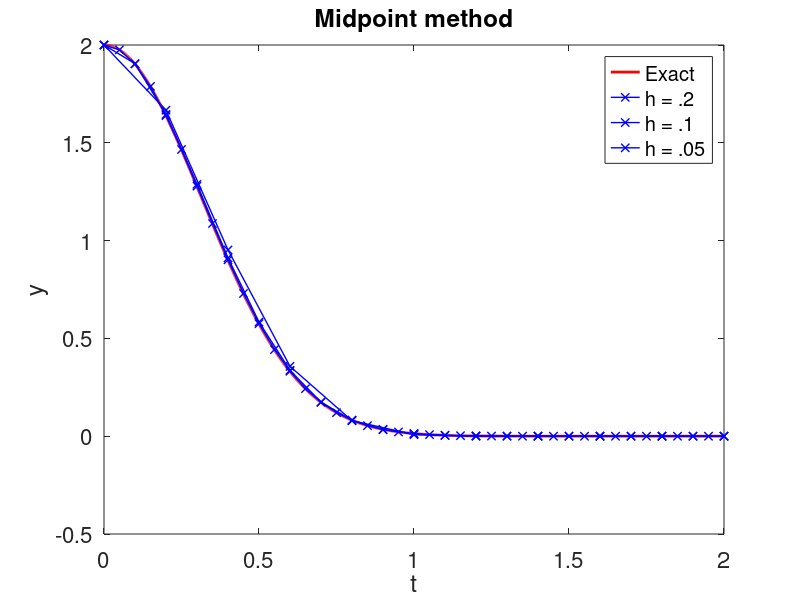

Recreate this plot in MATLAB.
% Same code as IVP_test, different example
% Stiff problem

% Setup: solve y' = f(t,y(t)), y(0) = y0, t <= T, with
f = @(t,y)(-10*t*y);
y0 = 2;
T = 2;                                       % 2 or 10

% Exact solution
yexact = @(t)y0*exp(-5*t.^2);
hfine = 1e-3;
tfine = 0:hfine:T;
yfine = yexact(tfine);
figure(1); clf;
plot(tfine,yfine,'r-','linewidth',2)
axis([0 T -.5 2]);
set(gca,'fontsize',16);

%% Numerical solution: Forward Euler (FE)

for h = [.2 .1 .05]
    t = 0:h:T;
    nsteps = length(t)-1;
    yFE = [y0; zeros(nsteps, 1)];    
    for n = 1:nsteps
        yFE(n+1) = yFE(n) + h*f(t(n),yFE(n));        
    end
    figure(1); hold on;
    plot(t,yFE,'b-x','linewidth',1);
axis([0 T -.5 2]);
end
xlabel('t'); ylabel('y'); title('Forward Euler')
legend('Exact','h = .2', 'h = .1', 'h = .05');

%% Numerical solution: Runge-Kutta 2 (RK)

figure(1); clf;
plot(tfine,yfine,'r-','linewidth',2)
set(gca,'fontsize',16);
for h = [.2 .1 .05]
    t = 0:h:T;
    nsteps = length(t)-1;
    yRK = [y0; zeros(nsteps, 1)];    
    for n = 1:nsteps
        yFE = yRK(n) + h*f(t(n),yRK(n));
        yRK(n+1) = yRK(n) + h/2*...
            ( f(t(n),yRK(n)) + f(t(n+1), yFE) );        
    end
    figure(1); hold on;
    plot(t,yRK,'b-x','linewidth',1);
    axis([0 T -.5 2]);
end
xlabel('t'); ylabel('y'); title('Runge-Kutta 2')
legend('Exact','h = .2', 'h = .1', 'h = .05');

%% Numerical solution: Backward Euler (BE)

figure(1); clf;
plot(tfine,yfine,'r-','linewidth',2)
set(gca,'fontsize',16);
for h = [.2 .1 .05]
    t = 0:h:T;
    nsteps = length(t)-1;
    yBE = [y0; zeros(nsteps, 1)];    
    for n = 1:nsteps
        F = @(x)(x - yBE(n) - h*f(t(n+1),x));        
        yBE(n+1) = fzero(F,yBE(n));
    end
    figure(1); hold on;
    plot(t,yBE,'b-x','linewidth',1);
    axis([0 T -.5 2]);
end
xlabel('t'); ylabel('y'); title('Backward Euler')
legend('Exact','h = .2','h = .1','h = .05');

%% Numerical solution: Midpoint method (MM)

figure(1); clf;
plot(tfine,yfine,'r-','linewidth',2)
set(gca,'fontsize',16);
for h = [.2 .1 .05]
    t = 0:h:T;
    nsteps = length(t)-1;
    yMM = [y0; zeros(nsteps, 1)];    
    for n = 1:nsteps
        F = @(x)(x - yMM(n) - h/2*...
            ( f(t(n),yMM(n)) + f(t(n+1),x)) );        
        yMM(n+1) = fzero(F,yMM(n));
    end
    figure(1); hold on;
    plot(t,yMM,'b-x','linewidth',1);
    axis([0 T -.5 2]);
end
xlabel('t'); ylabel('y'); title('Midpoint method')
legend('Exact','h = .2', 'h = .1','h = .05');
